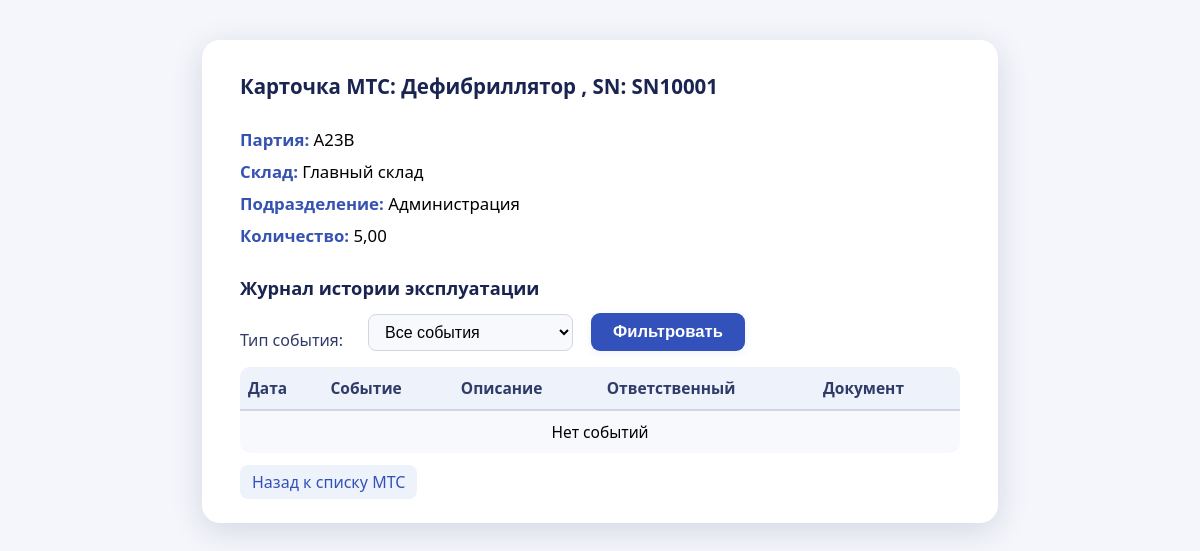
The app's page /itemcards/1/ with its own data.
### inventory/models.py (models this page shows, shortened)
class ItemCard(models.Model):
    location = models.ForeignKey(Location, on_delete=models.SET_NULL, null=True, blank=True, verbose_name="Адрес хранения")
    item = models.ForeignKey(Item, on_delete=models.CASCADE, verbose_name="Вид МТС")
    serial_number = models.CharField(max_length=100, blank=True, verbose_name="Серийный номер")
    batch = models.CharField(max_length=100, blank=True, verbose_name="Партия")
    expiration_date = models.DateField(null=True, blank=True, verbose_name="Срок годности")
    storage_conditions = models.CharField(max_length=255, blank=True, verbose_name="Условия хранения")
    warehouse = models.ForeignKey(Warehouse, on_delete=models.SET_NULL, null=True, verbose_name="Склад")
    quantity = models.DecimalField(max_digits=10, decimal_places=2, verbose_name="Количество")
    department = models.ForeignKey(Department, on_delete=models.SET_NULL, null=True, blank=True, verbose_name="Подразделение")
    date_received = models.DateField(null=True, blank=True, verbose_name="Дата поступления")
    purchase_order = models.ForeignKey(
        PurchaseOrder,
        null=True,
        blank=True,
        on_delete=models.SET_NULL,
        verbose_name="Заказ поставщику"
    )
    class Meta:
        verbose_name = "Карточка МТС"
        verbose_name_plural = "Карточки МТС"

class Item(models.Model):
    name = models.CharField(max_length=255, verbose_name="Наименование")
    category = models.ForeignKey(Category, on_delete=models.SET_NULL, null=True, verbose_name="Категория")
    unit = models.CharField(max_length=50, verbose_name="Единица измерения")
    description = models.TextField(blank=True, verbose_name="Описание")
    class Meta:
        verbose_name = "Вид МТС"
        verbose_name_plural = "Виды МТС"

class Warehouse(models.Model):
    name = models.CharField(max_length=100, verbose_name="Склад")
    address = models.TextField(blank=True, verbose_name="Местоположение")
    department = models.ForeignKey(Department, on_delete=models.SET_NULL, null=True, blank=True, verbose_name="Подразделение")
    class Meta:
        verbose_name = "Склад"
        verbose_name_plural = "Склады"
    def __str__(self):
        return self.name

class Department(models.Model):
    name = models.CharField(max_length=100, verbose_name="Подразделение")
    description = models.TextField(blank=True, verbose_name="Описание")
    class Meta:
        verbose_name = "Подразделение"
        verbose_name_plural = "Подразделения"
    def __str__(self):
        return self.name

### inventory/views.py (the view)
# urls.py: path('itemcards/<int:pk>/', itemcard_detail, name='itemcard_detail'),
def itemcard_detail(request, pk):
    item_card = get_object_or_404(ItemCard, pk=pk)
    event_type = request.GET.get('event_type')
    event_logs = item_card.event_logs.all()
    if event_type:
        event_logs = event_logs.filter(event_type=event_type)
    return render(request, 'inventory/itemcard_detail.html', {
        'item_card': item_card,
        'event_logs': event_logs,
        'selected_event_type': event_type,
    })

### inventory/templates/inventory/itemcard_detail.html (shortened to what this page needs)
<!DOCTYPE html>
<html lang="ru">
<head>
</head>
<body>
    <div class="container">
        <h2>
            Карточка МТС: {{ item_card.item.name }}
            {% if item_card.serial_number %}, SN: {{ item_card.serial_number }}{% endif %}
        </h2>
        <ul>
            <li><strong>Партия:</strong> {{ item_card.batch }}</li>
            <li><strong>Склад:</strong> {{ item_card.warehouse }}</li>
            <li><strong>Подразделение:</strong> {{ item_card.department }}</li>
            <li><strong>Количество:</strong> {{ item_card.quantity }}</li>
        </ul>
        <h3>Журнал истории эксплуатации</h3>
        <form method="get">
            <label>Тип события:</label>
            <select name="event_type">
                <option value="">Все события</option>
            </select>
            <button type="submit">Фильтровать</button>
        </form>
        <table>
            <tr>
                <th>Дата</th>
                <th>Событие</th>
                <th>Описание</th>
                <th>Ответственный</th>
                <th>Документ</th>
            </tr>
            {% for ev in event_logs %}
            <tr>
                <td>{{ ev.date|date:"d.m.Y H:i" }}</td>
                <td>{{ ev.get_event_type_display }}</td>
                <td>{{ ev.description }}</td>
                <td>
                    {% if ev.user %}
                        {{ ev.user.get_full_name|default:ev.user.username }}
                    {% endif %}
                </td>
                <td>
                    {% if ev.related_file %}
                        <a href="{{ ev.related_file.url }}" target="_blank">Файл</a>
                    {% endif %}
                </td>
            </tr>
            {% empty %}
            <tr>
                <td colspan="5" class="centered">Нет событий</td>
            </tr>
            {% endfor %}
        </table>
        <a href="{% url 'stock_list' %}">Назад к списку МТС</a>
    </div>
</body>
</html>

### inventory/templates/inventory/itemcard_detail.html (style rules this page uses)
body { background: #f4f6fb; font-family: "Segoe UI", "Arial", sans-serif; margin: 0; padding: 0; min-height: 100vh; }
.container { max-width: 720px; margin: 40px auto; background: #fff; border-radius: 18px; box-shadow: 0 8px 32px rgba(24,38,80,0.14); padding: 32px 38px 30px 38px; }
h2, h3 { margin-top: 0; font-weight: 700; color: #1a2450; }
h2 { font-size: 1.28em; margin-bottom: 22px; }
h3 { font-size: 1.14em; margin-bottom: 13px; }
ul { padding: 0 0 10px 0; margin: 0 0 16px 0; list-style: none; }
ul li { padding: 6px 0 3px 0; font-size: 1.05em; }
ul li strong { color: #3652b2; }
form { margin-bottom: 16px; display: flex; flex-wrap: wrap; align-items: flex-end; gap: 10px 18px; }
label { font-weight: 500; color: #2f3b68; margin-right: 7px; }
select { padding: 8px 12px; border-radius: 8px; border: 1px solid #d1d6e0; background: #f7f9fc; font-size: 1em; transition: border .18s; }
button[type="submit"] { padding: 9px 22px; background: #3351ba; color: #fff; border: none; border-radius: 9px; font-size: 1.04em; font-weight: 600; box-shadow: 0 2px 8px rgba(51,81,186,0.08); cursor: pointer; transition: background .18s; }
table { width: 100%; border-collapse: collapse; background: #f7f9fc; border-radius: 10px; overflow: hidden; margin-bottom: 18px; }
th, td { padding: 10px 8px; text-align: left; font-size: 0.97em; }
th { background: #eef2fa; color: #2f3b68; font-weight: 600; border-bottom: 2px solid #d1d6e0; }
tr:last-child td { border-bottom: none; }
a { color: #3351ba; text-decoration: none; font-weight: 500; border-radius: 8px; padding: 6px 12px; background: #eef2fa; transition: background .16s, color .16s; margin-right: 5px; }
.centered { text-align: center; }

### records on screen
ItemCard: item.name "Дефибриллятор", serial_number "SN10001", batch "A23B", warehouse "Главный склад", department "Администрация", quantity "5,00"
